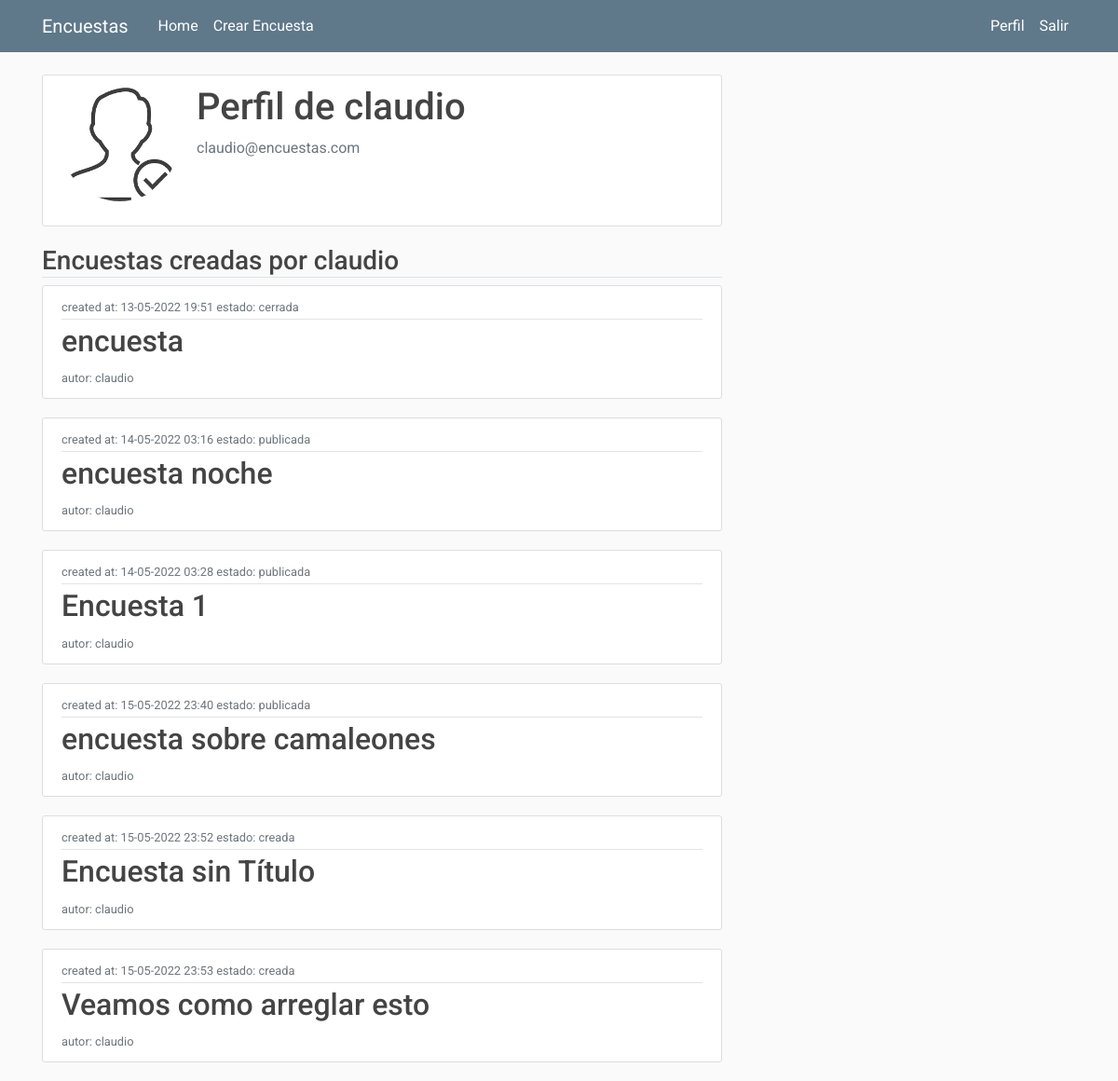
The app's page /profile (signed in), older data.
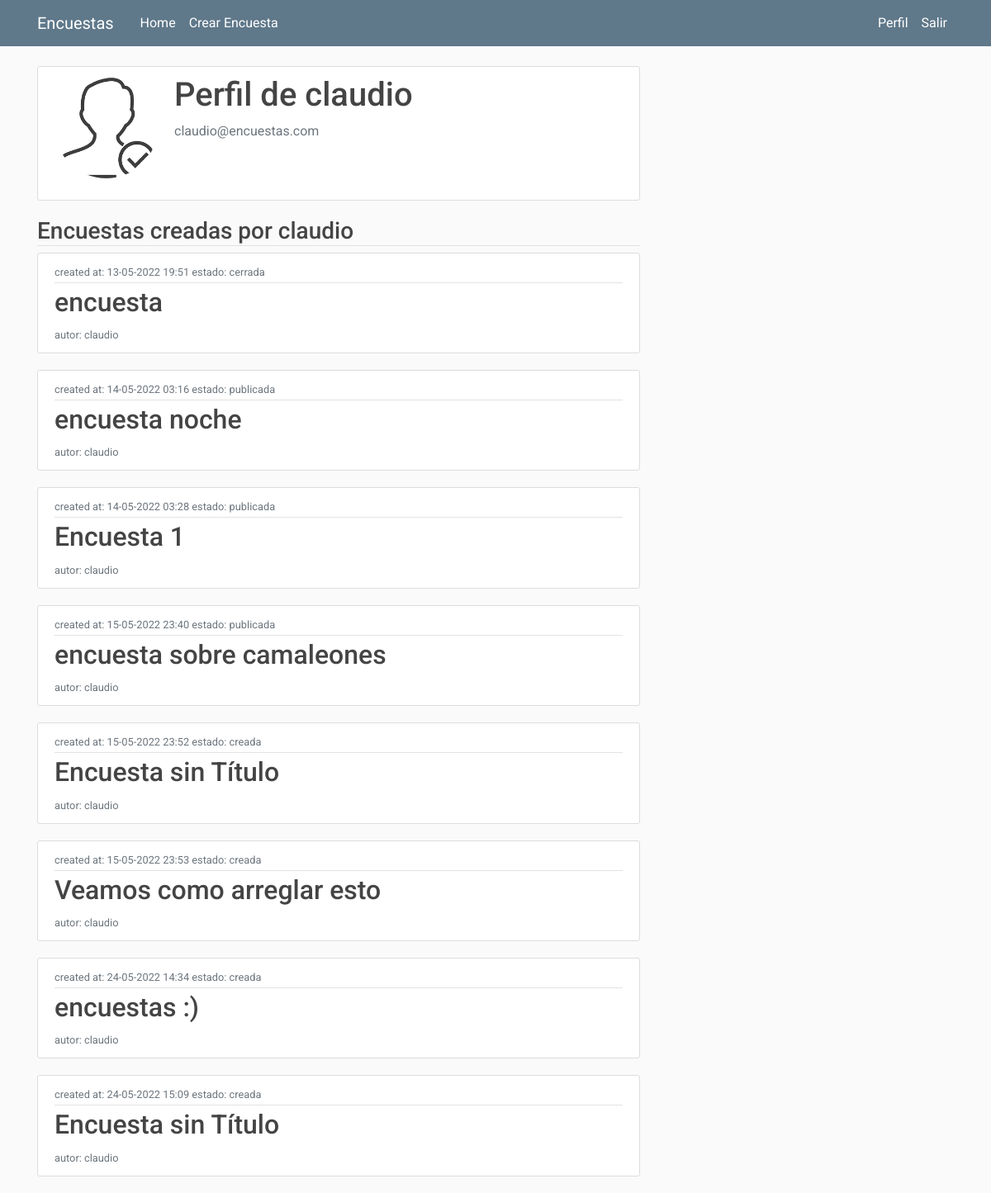
The same page, newer data.
### encuestas/models.py (models this page shows, shortened)
class User(db.Model,UserMixin):
    id = db.Column(db.Integer, primary_key=True)
    username = db.Column(db.String(20), unique=True, nullable=False)
    email = db.Column(db.String(120), unique=True, nullable=False)
    image_file = db.Column(db.String(20), nullable=False, default='default.jpg')
    password = db.Column(db.String(60), nullable=False)
    posts = db.relationship('Post', backref='author', lazy=True)

class Encuesta(db.Model):
    id = db.Column(db.Integer, primary_key = True)
    title = db.Column(db.String(100),nullable = False)
    date_created = db.Column(db.DateTime, nullable = False, default = datetime.utcnow)
    date_posted = db.Column(db.DateTime, default = datetime.utcnow)
    user_id = db.Column(db.Integer, db.ForeignKey('user.id'),nullable = False)
    preguntas = db.relationship('Pregunta', backref = 'content', lazy = True)
    estado =  db.Column(db.String(100), default = "creada")

### encuestas/routes.py (the view)
@app.route("/profile")
@login_required
def profile():
    encuestas = Encuesta.query.filter_by(user_id = current_user.username)
    image_file = url_for('static', filename= 'profile_pics/' + current_user.image_file)
    return render_template('profile.html', title='Profile', image_file=image_file,  encuestas = encuestas)

### encuestas/models.py (called while the page is built)
@login_manager_.user_loader
def load_user(user_id):
    return User.query.get(int(user_id))

### encuestas/templates/profile.html
{% extends "layout.html" %}
{% block content %}
    <div class = "content-section">
        <div class = "media">
            <img class = "rounded-circle account-img" src = "{{image_file}}">
            <div class = "media-body">
                <h2 class = "account-heading">Perfil de {{current_user.username}}</h2>
                <p class = "text-secondary">{{current_user.email}}</p>
            </div>
        </div>
    </div>
    <h3 class="border-bottom mb-2">Encuestas creadas por {{current_user.username}}</h3>
    {% for encuesta in encuestas %}
    <article class="media content-section">
        <div class="media-body">
            <div class="article-metadata">
                <small class="text-muted">
                    created at: {{encuesta.date_created.strftime('%d-%m-%Y %H:%M')}}
                </small>
                <small class="text-muted">
                    estado: {{encuesta.estado}}
                </small>
            </div>
                <h2>
                    <a class="article-title"
                       href="{{ url_for('encuesta', encuesta_id=encuesta.id)}}">{{ encuesta.title }}</a>
                </h2>
                <small class="text-muted">
                    autor: {{encuesta.user_id}}
                </small>
            </div>
        </article>
        {% endfor %}
{% endblock content %}

### encuestas/templates/layout.html (shortened to what this page needs)
<!DOCTYPE html>
<html>
<head>
    <link rel="stylesheet" href="https://maxcdn.bootstrapcdn.com/bootstrap/4.0.0/css/bootstrap.min.css">
    <link rel="stylesheet" type="text/css" href="{{ url_for('static', filename='main.css') }}">
</head>
<body>
    <header class="site-header">
      <nav class="navbar navbar-expand-md navbar-dark bg-steel fixed-top">
        <div class="container">
          <a class="navbar-brand mr-4" href="/">Encuestas</a>
          <div class="collapse navbar-collapse" id="navbarToggle">
            <div class="navbar-nav mr-auto">
              <a class="nav-item text-white nav-link" href="{{ url_for('home') }}">Home</a>
              {% if current_user.is_authenticated %}
              <a class="nav-item text-white nav-link" href="{{ url_for('crear_encuesta')}}">Crear Encuesta</a>
              {% endif %}
            </div>
            <div class="navbar-nav">
              {% if current_user.is_authenticated %}
              <a class="nav-item text-white nav-link" href="{{ url_for('profile') }}">Perfil</a>
              <a class="nav-item text-white nav-link" href="{{ url_for('logout') }}">Salir</a>
              {% else %}
              <a class="nav-item text-white nav-link" href="{{ url_for('login') }}">Login</a>
              <a class="nav-item text-white nav-link" href="{{ url_for('register') }}">Registrate</a>
              {% endif %}
            </div>
          </div>
        </div>
      </nav>
    </header>
    <main role="main" class="container">
      <div class="row">
        <div id="content-section" class="col-md-8">
          {% block content %}{% endblock %}
        </div>
      </div>
    </main>
</body>
</html>

### encuestas/static/main.css (style rules this page uses)
body { font-family: "Roboto", sans-serif; font-weight: 400; background: #fafafa; color: #444; margin-top: 5rem; box-sizing: border-box; }
h1, h2, h3, h4, h5, h6 { color: #444444; }
.bg-steel { background-color: #5f788a; }
.site-header .navbar-nav .nav-link { color: #cbd5db; }
.content-section { background: #ffffff; padding: 10px 20px; border: 1px solid #dddddd; border-radius: 3px; margin-bottom: 20px; }
.article-title { color: #444444; }
.article-metadata { padding-bottom: 1px; margin-bottom: 4px; border-bottom: 1px solid #e3e3e3; }
.account-img { height: 125px; width: 125px; margin-right: 20px; margin-bottom: 16px; }
.account-heading { font-size: 2.5rem; }

Row changes from the older to the newer data that the page shows:
added Encuesta: date_created "24-05-2022 14:34", estado "creada", title "encuestas :)", user_id "claudio"
added Encuesta: date_created "24-05-2022 15:09", estado "creada", title "Encuesta sin Título", user_id "claudio"
